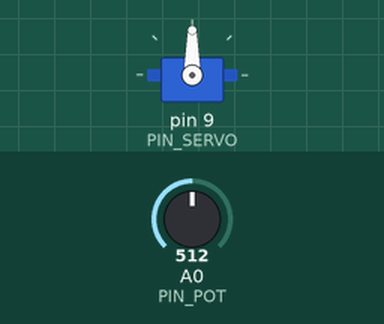
This sketch was run on a simulated Arduino Uno, built with avr-gcc and run on an emulated ATmega328P. Shown: servo. The test bench sets the inputs (shaded band); at power-on: A0 (PIN_POT) = 512.

Above: at 1.2 s.
1.3 s: A0 (PIN_POT) set to 716
At 2.2 s:
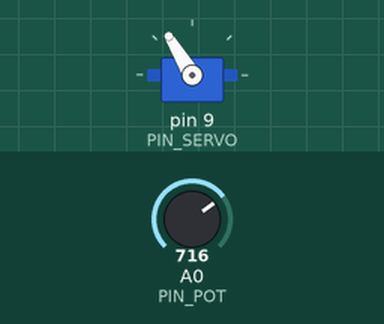
2.8 s: A0 (PIN_POT) set to 900
At 3.1 s:
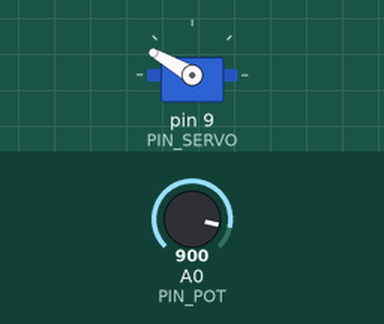
4.3 s: A0 (PIN_POT) set to 1023
At 5.5 s:
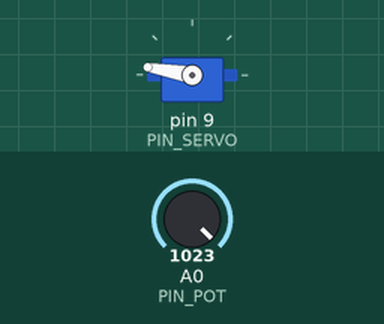
5.8 s: A0 (PIN_POT) set to 306
At 6.6 s:
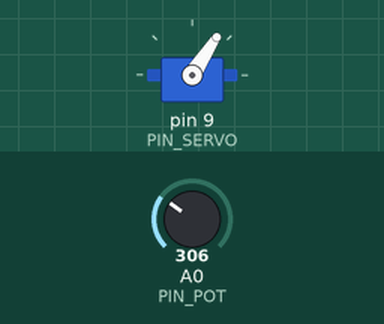
7.3 s: A0 (PIN_POT) set to 122
At 8.0 s:
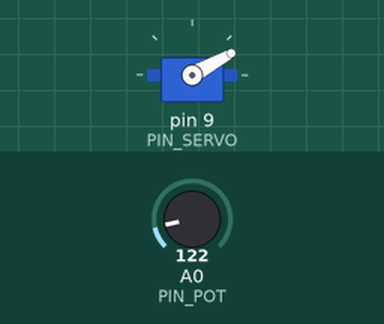
Timing chart, 0 to 9.8 s (numbered marks = the images above; inputs shaded):
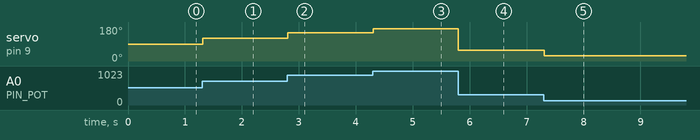

The sketch:

Ejercicio04_Servo_Potenciometro_Julio.ino
```cpp
/*
 * Ejercicio04
 * Servomotor con potenciometro.
 * Segun la posicion del potenciometro
 * girara el servo unos grados.
 */

#include <Servo.h> // Libreria para controlar el servo

#define PIN_SERVO 9
#define PIN_POT A0

Servo miservo;

void setup()
{
  miservo.attach(PIN_SERVO);
}

void loop()
{
  // Leemos la posicion del potenciometro
  int val = analogRead(PIN_POT);

  val = map(val, 0, 1023, 10, 170);
  /*map ajusta la escala de valores a usar...
   * ver: https://www.arduino.cc/en/Reference/Map
   * En este caso toma los valores del potenciometro y
   * los cambia por el rango de 10 a 170.
   */
  miservo.write(val);
  /*
   * miservo.write(val); le pasa al servo
   * los grados que se ha de mover, segun el valor de "val"
   * "val" toma valor con map...
   */
  delay(15);
}
```

Measured:
- after the input at 1.3 s, servo on pin 9 (PIN_SERVO): 90° → 121° at once
- after the input at 2.8 s, servo on pin 9 (PIN_SERVO): 121° → 150° at once
- after the input at 4.3 s, servo on pin 9 (PIN_SERVO): 150° → 170° at once
- after the input at 5.8 s, servo on pin 9 (PIN_SERVO): 170° → 57° at once
- after the input at 7.3 s, servo on pin 9 (PIN_SERVO): 57° → 29° at once
